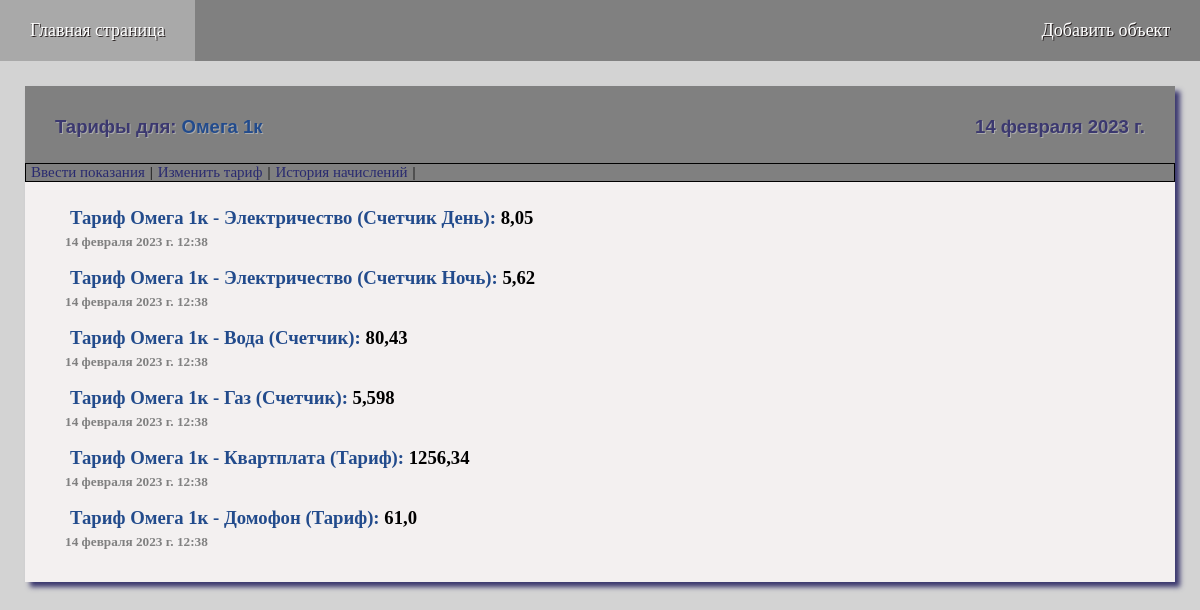
/tarifs/1/, run on the app's committed database.
### compay/models.py (models this page shows, shortened)
class Appartment(models.Model):
    NAME = 'Объекты'
    CT = [('counter', 'Счетчик'), ('tarif', 'Тариф')]
    name = models.CharField(max_length=50, unique=True, blank=False, verbose_name="Название объекта")
    adress = models.CharField(max_length=100, blank=True, verbose_name="Адрес объекта")
    created = models.DateTimeField(auto_now_add=True, verbose_name="Дата создания")
    electricity = models.BooleanField(default=False, verbose_name="Электричество")
    el_is_counter = models.CharField(choices=CT, max_length=50, default='tarif', blank=False, verbose_name="Расчет по")
    el_counter_discrete = models.BooleanField(default=False, verbose_name="Тариф зависит от потребления (Да/Нет)")
    el_night = models.BooleanField(default=False, verbose_name="Счетчик день-ночь (Да/Нет)")
    water = models.BooleanField(default=False, verbose_name="Вода")
    wat_is_counter = models.CharField(choices=CT, max_length=50, default='tarif', blank=False, verbose_name="Расчет по")
    gas = models.BooleanField(default=False, verbose_name="Газ")
    gas_is_counter = models.CharField(choices=CT, max_length=50, default='tarif', blank=False, verbose_name="Расчет по")
    kv = models.BooleanField(default=False, verbose_name="Квартплата")
    tbo = models.BooleanField(default=False, verbose_name="ТБО")
    domofon = models.BooleanField(default=False, verbose_name="Домофон")
    inet = models.BooleanField(default=False, verbose_name="Интернет")
    other = models.BooleanField(default=False, verbose_name="Другой платеж")
    class Meta:
        verbose_name = 'Объект'
        verbose_name_plural = 'Обьекты'
        ordering = ['name']
    def __str__(self):
        return self.name

class Tarif(models.Model):
    NAME = 'Тариф '
    TYPE = [('counter', 'Счетчик'), ('day', 'День'), ('night', 'Ночь'), ('tarif', 'Тариф'),
            ('discrete2', 'Тариф2'), ('discrete3', 'Тариф3')]
    DISCR = [('0-150', '(0...150)'), ('150-600', '(150..600)'), ('600+', '(600 и выше)'), ('', '')]
    value = models.FloatField(verbose_name='Тариф ', help_text='')
    type = models.CharField(choices=TYPE, default='flat', max_length=15, blank=False, verbose_name="Тип тарифа")
    el_counter_discrete = models.CharField(choices=DISCR, default='', max_length=12,
                                           blank=False, verbose_name="Зависит от потребления")
    created = models.DateTimeField(auto_now_add=True, verbose_name="Дата создания")
    item = models.ForeignKey('Item', on_delete=models.CASCADE, verbose_name="Предмет расчета")
    def __str__(self):
        return self.NAME + ' ' + str(self.item)
    class Meta:
        verbose_name = 'Тариф для расчета'
        verbose_name_plural = 'Тарифы для расчета'
        ordering = ['-created']

class Item(models.Model):
    LST = [('electricity', 'Электричество'), ('water', 'Вода'), ('gas', 'Газ'), ('kv', 'Квартплата'),
           ('tbo', 'ТБО'), ('domofon', 'Домофон'), ('inet', 'Интернет'), ('other', 'Другой вид оплаты')]
    CT = [('counter', 'Счетчик'), ('tarif', 'Тариф'), ('day', 'Счетчик День'),
          ('night', 'Счетчик Ночь'), ('total', 'Итого')]
    item_name = models.CharField(choices=LST, max_length=50, blank=False, verbose_name="Предмет расчета")
    is_counter = models.CharField(choices=CT, max_length=50, default='tarif', blank=False, verbose_name="Расчет")
    created = models.DateTimeField(auto_now_add=True, verbose_name="Дата создания")
    app = models.ForeignKey('Appartment', on_delete=models.CASCADE, verbose_name="Объект")
    class Meta:
        verbose_name = 'Конфигурация для расчета'
        verbose_name_plural = 'Конфигурации для расчета'
        ordering = ['id']
    def __str__(self):
        for k, v in self.LST:
            if k == self.item_name:
                name = v
        return str(self.app) + ' - ' + name + " (" + str(self.get_is_counter_display()) + ')'

### compay/views.py (the view)
# urls.py: path('tarifs/<int:app_selected>/', tarifs, name='tarifs'),
def tarifs(request, app_selected):
    global msgs, LST, date
    clean_msgs()
    tarif_list = []
    submenu = [{"title": "Ввести показания", 'url_name': 'counter'},
               {"title": "Изменить тариф", 'url_name': 'tarif'},
               {"title": "История начислений", 'url_name': 'counter'}]
    ap = Appartment.objects.get(pk=app_selected)
    items = Item.objects.filter(app_id=app_selected)
    for item in items:
        tarifs = Tarif.objects.filter(item=item.pk).order_by('-created')[:1]
        for tarif in tarifs:
            tarif_list.append(tarif)
    context = {'title': 'Тарифы для: ', 'menu': menu, 'submenu': submenu, 'msgs': msgs,
               'ap': ap, 'app_selected': app_selected, 'tarif_list': tarif_list, 'date': date}
    return render(request, 'compay/tarifs.html', context)

### compay/views.py (called while the page is built)
def clean_msgs(msg_to_clean=None):
    global msgs
    msgs_clean_list = ['Error']
    msgs_clean_list.append(msg_to_clean)
    for msg in msgs:
        if msg['description'] in msgs_clean_list:
            msgs.remove(msg)

### compay/templates/compay/tarifs.html (shortened to what this page needs)
{% extends 'compay/base.html' %}
{% block content %}
<div class="main">
    <div class="title">
        <div>{{ title }}<a  href="{% url 'app' ap.id %}" class="links">{{ ap }}</a></div>
        <div>{{ date }}</div>
    </div>
    <div  class="submenu">
        {% for s in submenu %}
                <a href="#" class="submenu_link">{{s.title}}</a> |
        {% endfor %}
    </div>
    <div class="window">
        <div>
        {% for tarif in tarif_list %}
            <h3 class="text"><a  href="{% url 'tarif' ap.id tarif.item_id %}" class="links">{{ tarif }}:</a>  {{ tarif.value }}</h3>
            <h5 class="date">{{ tarif.created }}</h5>
        {% endfor %}
        </div>
    </div>
</div>
{% endblock %}

### compay/static/compay/css/styles.css (style rules this page uses)
html, body { background-color: lightgrey; margin: 0; }
.title { display: flex; justify-content: space-between; font-family: 'Arial'; font-size: 18.5px; color: #3b386f; background-color: grey; padding: 30px 30px 25px 30px; margin: 0px; text-shadow: 1px 1px darkgrey; font-weight: bold; }
.submenu { display: flex; background-color: grey; font-size:15px; padding: 0px; border: solid 1px black; }
.submenu_link { display: block; min-width: 100px; margin: 0 5px; color: #292a6f; text-decoration: none; text-align: center; }
.links { text-decoration: none; color: #224b8c; transition: font-size 0.2s; }
.main { background-color: #f3f0f0; box-shadow: 5px 5px 5px #3b386f; }
.window { display: flex; justify-content: space-between; padding: 0px 40px 20px 40px; }
.text { margin: 5px; }
.date { color: grey; margin: 0px; padding-bottom: 12px; }

### data on the page
Appartment: name "Омега 1к"
Tarif: item.is_counter "Тариф Омега 1к - Электричество (Счетчик День)", value "8,05", created "14 февраля 2023 г. 12:38"
Tarif: item.is_counter "Тариф Омега 1к - Электричество (Счетчик Ночь)", value "5,62", created "14 февраля 2023 г. 12:38"
Tarif: item.is_counter "Тариф Омега 1к - Вода (Счетчик)", value "80,43", created "14 февраля 2023 г. 12:38"
Tarif: item.is_counter "Тариф Омега 1к - Газ (Счетчик)", value "5,598", created "14 февраля 2023 г. 12:38"
Tarif: item.is_counter "Тариф Омега 1к - Квартплата (Тариф)", value "1256,34", created "14 февраля 2023 г. 12:38"
Tarif: item.is_counter "Тариф Омега 1к - Домофон (Тариф)", value "61,0", created "14 февраля 2023 г. 12:38"

### other printed values
{{ m.title }} "Главная страница" "Добавить объект"
{{ title }} "Тарифы для:"
{{ date }} "14 февраля 2023 г."
{{ s.title }} "Ввести показания" "Изменить тариф" "История начислений"
